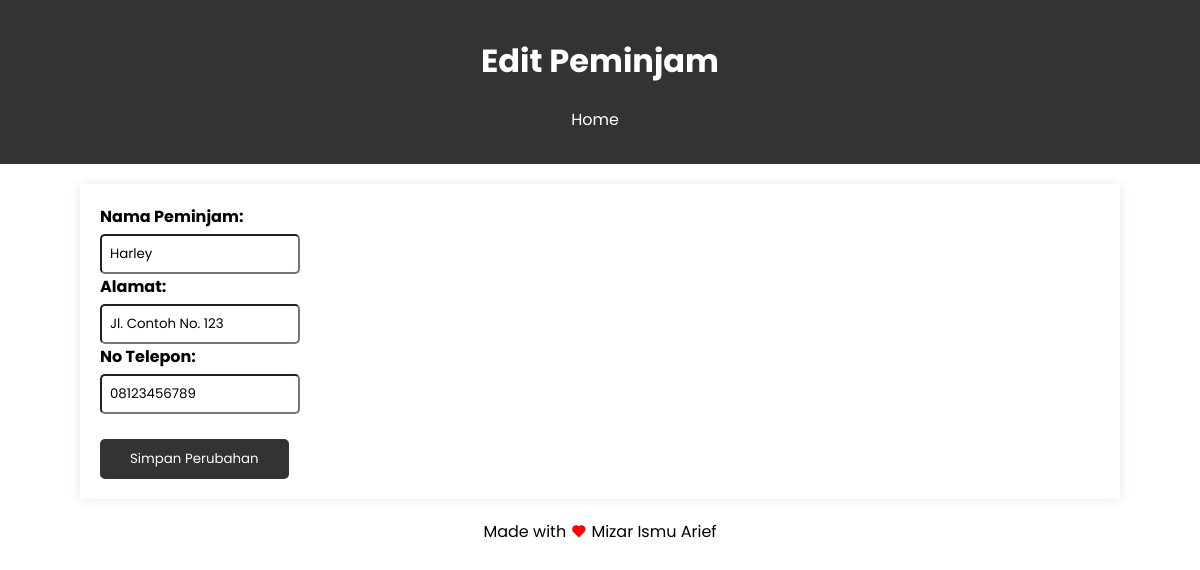
Screenshot of /peminjam/edit_peminjam.php?id=1 with the database file from the repository.
### tables this page shows
CREATE TABLE `peminjam` (
  `PeminjamID` int(11) NOT NULL,
  `NamaPeminjam` varchar(255) NOT NULL,
  `Alamat` varchar(255) DEFAULT NULL,
  `NoTelepon` varchar(15) DEFAULT NULL
);

### peminjam/edit_peminjam.php (the view, shortened to what this page needs)
<!DOCTYPE html>
<html lang="en">
<head>
    <link rel="stylesheet" href="../css/styles.css">
    <link href="https://cdn.jsdelivr.net/npm/remixicon@4.1.0/fonts/remixicon.css" rel="stylesheet" />
</head>
<body>
    <header>
        <h1>Edit Peminjam</h1>
        <nav>
            <ul>
                <li><a href="../index.php">Home</a></li>
            </ul>
        </nav>
    </header>
    <section>
        <?php
        include('../config/koneksi.php');
        if (isset($_GET['id'])) {
            $PeminjamID = $_GET['id'];
            $queryEdit = "SELECT * FROM peminjam WHERE PeminjamID = $PeminjamID";
            $resultEdit = mysqli_query($koneksi, $queryEdit);
            if (mysqli_num_rows($resultEdit) == 1) {
                $rowEdit = mysqli_fetch_assoc($resultEdit);
        ?>
                <form action="proses_edit_peminjam.php" method="POST" class="edit-form">
                    <label for="NamaPeminjam">Nama Peminjam:</label>
                    <input type="text" id="NamaPeminjam" name="NamaPeminjam" value="<?php echo $rowEdit['NamaPeminjam']; ?>" required>
                    <label for="Alamat">Alamat:</label>
                    <input type="text" id="Alamat" name="Alamat" value="<?php echo $rowEdit['Alamat']; ?>">
                    <label for="NoTelepon">No Telepon:</label>
                    <input type="text" id="NoTelepon" name="NoTelepon" value="<?php echo $rowEdit['NoTelepon']; ?>">
                    <div><br></div>
                    <div>
                        <button type="submit">Simpan Perubahan</button>
                    </div>
                </form>
        <?php
            } else {
                echo "Data buku tidak ditemukan.";
            }
        } else {
            header("Location: peminjam.php");
            exit();
        }
        ?>
    </section>
    <div class="footer-love">
        <p>Made with <i class="ri-heart-fill"></i> Mizar Ismu Arief</p>
    </div>
</body>
</html>

### css/styles.css (style rules this page uses)
* { font-family: 'Poppins', sans-serif; }
body { margin: 0; padding: 0; }
header { background-color: #333; color: #fff; text-align: center; padding: 1em 0; }
nav ul { list-style-type: none; padding: 0; display: flex; justify-content: center; }
nav li { margin-right: 20px; }
nav a { text-decoration: none; color: #fff; }
section { max-width: 800px; margin: 20px auto; padding: 20px; box-shadow: 0 0 10px rgba(0, 0, 0, 0.1); }
.footer-love p { text-align: center; }
.ri-heart-fill { color: red; }
body { font-family: Arial, sans-serif; margin: 0; padding: 0; }
nav li { margin-right: 10px; }
section { max-width: 1000px; margin: 20px auto; padding: 20px; box-shadow: 0 0 10px rgba(0, 0, 0, 0.1); }
label { display: block; margin-bottom: 5px; font-weight: bold; }
input { width: 100%; padding: 8px; box-sizing: border-box; border-radius: 5px; }
button { background-color: #333; color: #fff; padding: 10px 30px; border: none; cursor: pointer; border-radius: 5px; }
label { margin-right: 10px; }
input { width: 200px; padding: 8px; box-sizing: border-box; }

### rows the page displays
peminjam: NamaPeminjam "Harley", Alamat "Jl. Contoh No. 123", NoTelepon "08123456789"
